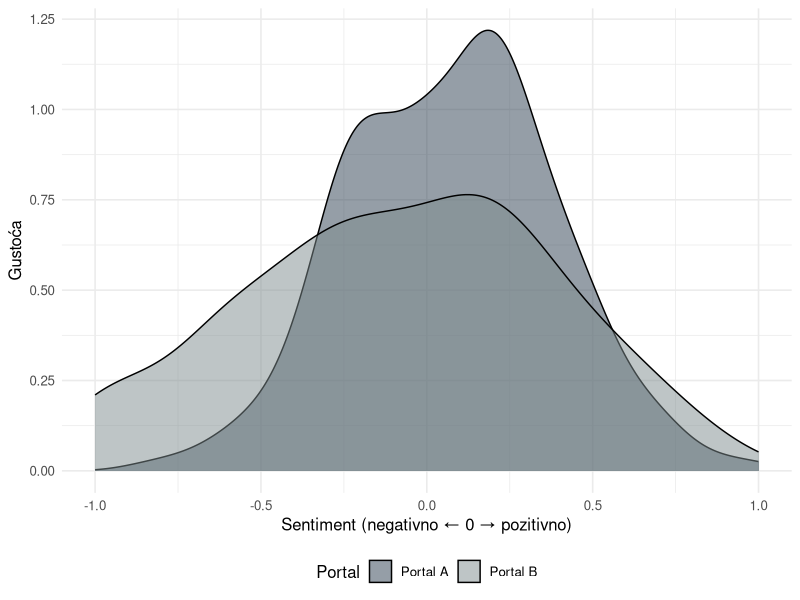
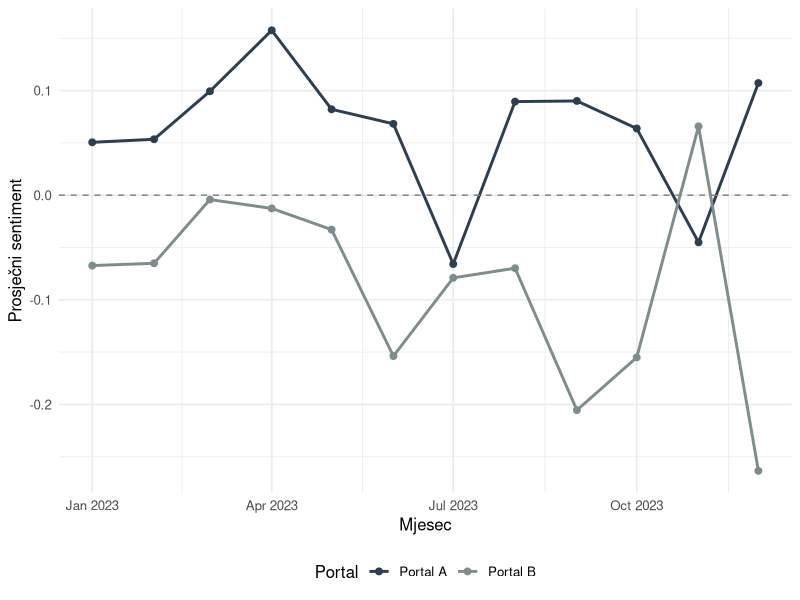

R code for these plots, in order:
## ---- chunk 1
#| label: setup
#| include: false

library(tidyverse)
library(knitr)
library(kableExtra)
## ---- chunk 2
#| label: tbl-usporedba-pristupa
#| tbl-cap: "Usporedba tradicionalnih i računalnih pristupa istraživanju komunikacije"

tibble(
  Dimenzija = c(
    "Izvor podataka",
    "Vremenski obuhvat",
    "Vrsta ponašanja",
    "Veličina uzorka",
    "Reaktivnost",
    "Tipična metoda"
  ),
  `Tradicionalni pristupi` = c(
    "Ispitanici, dokumenti, artefakti",
    "Diskretni vremenski presjeci",
    "Samoiskazi o ponašanju",
    "Stotine do tisuće jedinica",
    "Visoka (ispitanik zna da je promatran)",
    "Anketa, eksperiment, ručna analiza sadržaja"
  ),
  `Računalni pristupi` = c(
    "Digitalni tragovi, API podaci, logovi",
    "Kontinuirano praćenje u stvarnom vremenu",
    "Opaženo ponašanje",
    "Tisuće do milijuni jedinica",
    "Niska (ponašanje zabilježeno neovisno o istraživanju)",
    "Automatska analiza teksta, mrežna analiza, strojno učenje"
  )
) |>
  kable(align = "lll") |>
  kable_styling(bootstrap_options = c("striped", "hover"), full_width = TRUE) |>
  column_spec(1, bold = TRUE, width = "18%") |>
  column_spec(2, width = "38%") |>
  column_spec(3, width = "44%")
## ---- chunk 3
#| label: tbl-valjanost-izazovi
#| tbl-cap: "Izazovi valjanosti u računalnoj društvenoj znanosti"

tibble(
  `Vrsta valjanosti` = c(
    "Konstruktna",
    "Eksterna",
    "Temporalna",
    "Ekološka"
  ),
  `Izazov` = c(
    "Digitalni tragovi kao mjere teorijskih konstrukata",
    "Nereprezentativnost korisnika platformi",
    "Promjene platformi i algoritama kroz vrijeme",
    "Ponašanje na platformi ≠ ponašanje u stvarnosti"
  ),
  `Primjer` = c(
    "Broj dijeljenja kao mjera utjecaja članka",
    "Zaključci s Twittera generalizirani na populaciju",
    "Promjena algoritma mijenja vidljivost sadržaja",
    "Online agresivnost ne predviđa offline ponašanje"
  ),
  `Strategija ublažavanja` = c(
    "Validacija s eksternim mjerama",
    "Kombinacija s anketnim podacima",
    "Dokumentacija verzija platforme",
    "Triangulacija s kvalitativnim podacima"
  )
) |>
  kable(align = "llll") |>
  kable_styling(bootstrap_options = c("striped", "hover"), full_width = TRUE) |>
  column_spec(1, bold = TRUE, width = "15%") |>
  column_spec(2, width = "28%") |>
  column_spec(3, width = "30%") |>
  column_spec(4, width = "27%")
## ---- chunk 4
#| label: tbl-integracija-metoda
#| tbl-cap: "Strategije integracije računalnih metoda u istraživanju komunikacije"

tibble(
  Kombinacija = c(
    "Tekst + mreže",
    "Računalno + kvalitativno",
    "Anketa + digitalni tragovi",
    "Tekst + vizualna analiza",
    "Tekst + temporalna analiza"
  ),
  `Istraživačko pitanje` = c(
    "Kako se teme šire kroz komunikacijsku mrežu?",
    "Koji diskurzivni obrasci dominiraju online raspravama?",
    "Odgovaraju li deklarirani stavovi stvarnom ponašanju?",
    "Kako se tekstualni i vizualni okvir vijesti dopunjuju?",
    "Kako se javni diskurs o temi mijenja kroz vrijeme?"
  ),
  `Alati (R/Python)` = c(
    "quanteda + igraph / gensim + networkx",
    "quanteda + RQDA / scikit-learn + Atlas.ti",
    "survey + httr / qualtrics + tweepy",
    "ellmer + magick / transformers + PIL",
    "quanteda + changepoint / gensim + ruptures"
  )
) |>
  kable(align = "lll") |>
  kable_styling(bootstrap_options = c("striped", "hover"), full_width = TRUE) |>
  column_spec(1, bold = TRUE, width = "20%") |>
  column_spec(2, width = "42%") |>
  column_spec(3, width = "38%")
## ---- chunk 5
#| label: fig-end-to-end
#| fig-cap: "Simulirani primjer distribucije sentimenta u medijskom izvještavanju o klimatskim promjenama na dva hrvatska portala. Razlika u distribucijama sugerira različite uredničke pristupe istoj temi."
#| fig-width: 8
#| fig-height: 5

# Korak 1: Simulacija podataka
# (u stvarnom istraživanju, podaci bi se prikupili web scrapingom ili putem API-ja)
set.seed(42)
n <- 500

medijski_podaci <- tibble(
  portal = sample(c("Portal A", "Portal B"), n, replace = TRUE, prob = c(0.6, 0.4)),
  datum = sample(seq(as.Date("2023-01-01"), as.Date("2023-12-31"), by = "day"), n, replace = TRUE),
  # Simulirani sentiment: Portal A neutralniji, Portal B ekstremnije pozicije
  sentiment = ifelse(
    portal == "Portal A",
    rnorm(n, mean = 0.05, sd = 0.3),
    rnorm(n, mean = -0.15, sd = 0.45)
  )
) |>
  mutate(
    sentiment = pmax(pmin(sentiment, 1), -1),  # Ograničenje na [-1, 1]
    mjesec = floor_date(datum, "month")
  )

# Korak 2: Vizualizacija distribucije sentimenta po portalu
ggplot(medijski_podaci, aes(x = sentiment, fill = portal)) +
  geom_density(alpha = 0.5) +
  scale_fill_manual(values = c("Portal A" = "#2c3e50", "Portal B" = "#7f8c8d")) +
  labs(
    x = "Sentiment (negativno ← 0 → pozitivno)",
    y = "Gustoća",
    fill = "Portal"
  ) +
  theme_minimal(base_size = 12) +
  theme(legend.position = "bottom")
## ---- chunk 6
#| label: fig-temporal-trend
#| fig-cap: "Simulirani vremenski trend prosječnog mjesečnog sentimenta po portalima. Temporalna analiza otkriva da razlike između portala nisu konstantne već variraju ovisno o kontekstu vijesti u pojedinim mjesecima."
#| fig-width: 8
#| fig-height: 5

# Korak 3: Temporalna analiza
mjesecni_podaci <- medijski_podaci |>
  group_by(portal, mjesec) |>
  summarise(
    prosjecni_sentiment = mean(sentiment),
    broj_clanaka = n(),
    .groups = "drop"
  )

ggplot(mjesecni_podaci, aes(x = mjesec, y = prosjecni_sentiment, color = portal)) +
  geom_line(linewidth = 1) +
  geom_point(size = 2) +
  geom_hline(yintercept = 0, linetype = "dashed", color = "gray50") +
  scale_color_manual(values = c("Portal A" = "#2c3e50", "Portal B" = "#7f8c8d")) +
  labs(
    x = "Mjesec",
    y = "Prosječni sentiment",
    color = "Portal"
  ) +
  theme_minimal(base_size = 12) +
  theme(legend.position = "bottom")
